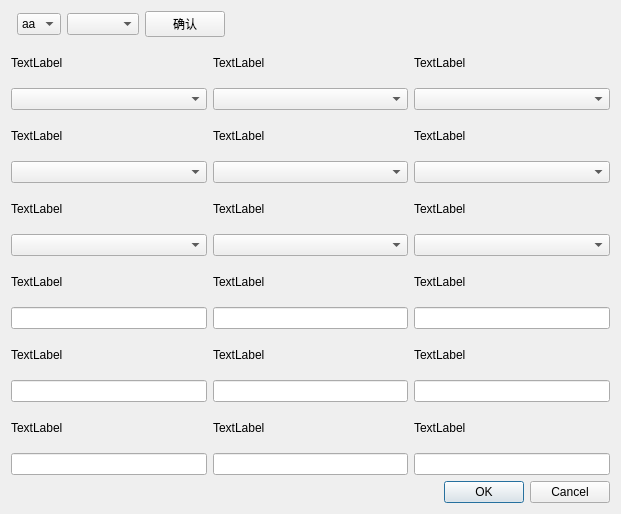
<?xml version="1.0" encoding="UTF-8"?>
<ui version="4.0">
 <class>AboutWindow</class>
 <widget class="QDialog" name="AboutWindow">
  <property name="enabled">
   <bool>true</bool>
  </property>
  <property name="geometry">
   <rect>
    <x>0</x>
    <y>0</y>
    <width>621</width>
    <height>514</height>
   </rect>
  </property>
  <property name="sizePolicy">
   <sizepolicy hsizetype="Preferred" vsizetype="Preferred">
    <horstretch>0</horstretch>
    <verstretch>0</verstretch>
   </sizepolicy>
  </property>
  <property name="minimumSize">
   <size>
    <width>480</width>
    <height>360</height>
   </size>
  </property>
  <property name="windowTitle">
   <string>MainWindow</string>
  </property>
  <layout class="QGridLayout" name="gridLayout_2">
   <item row="1" column="0" colspan="6">
    <layout class="QGridLayout" name="gridLayout">
     <item row="0" column="2">
      <widget class="QLabel" name="label_3">
       <property name="text">
        <string>TextLabel</string>
       </property>
      </widget>
     </item>
     <item row="10" column="1">
      <widget class="QLineEdit" name="lineEdit_5"/>
     </item>
     <item row="4" column="1">
      <widget class="QComboBox" name="comboBox_6"/>
     </item>
     <item row="0" column="0">
      <widget class="QLabel" name="label">
       <property name="text">
        <string>TextLabel</string>
       </property>
      </widget>
     </item>
     <item row="10" column="0">
      <widget class="QLineEdit" name="lineEdit_4"/>
     </item>
     <item row="12" column="0">
      <widget class="QLineEdit" name="lineEdit_7"/>
     </item>
     <item row="6" column="0">
      <widget class="QComboBox" name="comboBox_8"/>
     </item>
     <item row="8" column="0">
      <widget class="QLineEdit" name="lineEdit"/>
     </item>
     <item row="6" column="2">
      <widget class="QComboBox" name="comboBox_10"/>
     </item>
     <item row="12" column="2">
      <widget class="QLineEdit" name="lineEdit_9"/>
     </item>
     <item row="10" column="2">
      <widget class="QLineEdit" name="lineEdit_6"/>
     </item>
     <item row="0" column="1">
      <widget class="QLabel" name="label_2">
       <property name="text">
        <string>TextLabel</string>
       </property>
      </widget>
     </item>
     <item row="4" column="0">
      <widget class="QComboBox" name="comboBox_5"/>
     </item>
     <item row="1" column="1">
      <widget class="QComboBox" name="comboBox_3"/>
     </item>
     <item row="12" column="1">
      <widget class="QLineEdit" name="lineEdit_8"/>
     </item>
     <item row="6" column="1">
      <widget class="QComboBox" name="comboBox_9"/>
     </item>
     <item row="1" column="0">
      <widget class="QComboBox" name="comboBox_2"/>
     </item>
     <item row="8" column="1">
      <widget class="QLineEdit" name="lineEdit_2"/>
     </item>
     <item row="8" column="2">
      <widget class="QLineEdit" name="lineEdit_3"/>
     </item>
     <item row="1" column="2">
      <widget class="QComboBox" name="comboBox_4"/>
     </item>
     <item row="4" column="2">
      <widget class="QComboBox" name="comboBox_7"/>
     </item>
     <item row="2" column="0">
      <widget class="QLabel" name="label_6">
       <property name="text">
        <string>TextLabel</string>
       </property>
      </widget>
     </item>
     <item row="2" column="1">
      <widget class="QLabel" name="label_4">
       <property name="text">
        <string>TextLabel</string>
       </property>
      </widget>
     </item>
     <item row="2" column="2">
      <widget class="QLabel" name="label_5">
       <property name="text">
        <string>TextLabel</string>
       </property>
      </widget>
     </item>
     <item row="5" column="0">
      <widget class="QLabel" name="label_7">
       <property name="text">
        <string>TextLabel</string>
       </property>
      </widget>
     </item>
     <item row="5" column="1">
      <widget class="QLabel" name="label_8">
       <property name="text">
        <string>TextLabel</string>
       </property>
      </widget>
     </item>
     <item row="5" column="2">
      <widget class="QLabel" name="label_9">
       <property name="text">
        <string>TextLabel</string>
       </property>
      </widget>
     </item>
     <item row="7" column="0">
      <widget class="QLabel" name="label_10">
       <property name="text">
        <string>TextLabel</string>
       </property>
      </widget>
     </item>
     <item row="7" column="1">
      <widget class="QLabel" name="label_11">
       <property name="text">
        <string>TextLabel</string>
       </property>
      </widget>
     </item>
     <item row="7" column="2">
      <widget class="QLabel" name="label_12">
       <property name="text">
        <string>TextLabel</string>
       </property>
      </widget>
     </item>
     <item row="9" column="0">
      <widget class="QLabel" name="label_13">
       <property name="text">
        <string>TextLabel</string>
       </property>
      </widget>
     </item>
     <item row="9" column="1">
      <widget class="QLabel" name="label_14">
       <property name="text">
        <string>TextLabel</string>
       </property>
      </widget>
     </item>
     <item row="9" column="2">
      <widget class="QLabel" name="label_15">
       <property name="text">
        <string>TextLabel</string>
       </property>
      </widget>
     </item>
     <item row="11" column="0">
      <widget class="QLabel" name="label_16">
       <property name="text">
        <string>TextLabel</string>
       </property>
      </widget>
     </item>
     <item row="11" column="1">
      <widget class="QLabel" name="label_17">
       <property name="text">
        <string>TextLabel</string>
       </property>
      </widget>
     </item>
     <item row="11" column="2">
      <widget class="QLabel" name="label_18">
       <property name="text">
        <string>TextLabel</string>
       </property>
      </widget>
     </item>
    </layout>
   </item>
   <item row="2" column="5">
    <widget class="QDialogButtonBox" name="buttonBox">
     <property name="standardButtons">
      <set>QDialogButtonBox::Cancel|QDialogButtonBox::Ok</set>
     </property>
    </widget>
   </item>
   <item row="0" column="2">
    <widget class="QComboBox" name="comboBox_11"/>
   </item>
   <item row="0" column="1">
    <widget class="QComboBox" name="comboBox">
     <item>
      <property name="text">
       <string>aa</string>
      </property>
     </item>
     <item>
      <property name="text">
       <string>ab</string>
      </property>
     </item>
    </widget>
   </item>
   <item row="0" column="3">
    <widget class="QPushButton" name="pushButton">
     <property name="text">
      <string>确认</string>
     </property>
    </widget>
   </item>
  </layout>
  <action name="actionopen">
   <property name="text">
    <string>open...</string>
   </property>
  </action>
  <action name="actionAbout">
   <property name="text">
    <string>About</string>
   </property>
  </action>
  <action name="actionSetting">
   <property name="text">
    <string>Setting</string>
   </property>
  </action>
 </widget>
 <layoutdefault spacing="6" margin="11"/>
 <resources/>
 <connections>
  <connection>
   <sender>lineEdit</sender>
   <signal>textChanged(QString)</signal>
   <receiver>AboutWindow</receiver>
   <slot>Text_1(QString)</slot>
   <hints>
    <hint type="sourcelabel">
     <x>132</x>
     <y>327</y>
    </hint>
    <hint type="destinationlabel">
     <x>106</x>
     <y>257</y>
    </hint>
   </hints>
  </connection>
  <connection>
   <sender>lineEdit_2</sender>
   <signal>textChanged(QString)</signal>
   <receiver>AboutWindow</receiver>
   <slot>Text_2(QString)</slot>
   <hints>
    <hint type="sourcelabel">
     <x>408</x>
     <y>327</y>
    </hint>
    <hint type="destinationlabel">
     <x>292</x>
     <y>261</y>
    </hint>
   </hints>
  </connection>
  <connection>
   <sender>lineEdit_3</sender>
   <signal>textChanged(QString)</signal>
   <receiver>AboutWindow</receiver>
   <slot>Text_3(QString)</slot>
   <hints>
    <hint type="sourcelabel">
     <x>610</x>
     <y>327</y>
    </hint>
    <hint type="destinationlabel">
     <x>497</x>
     <y>259</y>
    </hint>
   </hints>
  </connection>
  <connection>
   <sender>lineEdit_4</sender>
   <signal>textChanged(QString)</signal>
   <receiver>AboutWindow</receiver>
   <slot>Text_4(QString)</slot>
   <hints>
    <hint type="sourcelabel">
     <x>91</x>
     <y>400</y>
    </hint>
    <hint type="destinationlabel">
     <x>65</x>
     <y>325</y>
    </hint>
   </hints>
  </connection>
  <connection>
   <sender>lineEdit_5</sender>
   <signal>textChanged(QString)</signal>
   <receiver>AboutWindow</receiver>
   <slot>Text_5(QString)</slot>
   <hints>
    <hint type="sourcelabel">
     <x>408</x>
     <y>400</y>
    </hint>
    <hint type="destinationlabel">
     <x>339</x>
     <y>332</y>
    </hint>
   </hints>
  </connection>
  <connection>
   <sender>lineEdit_6</sender>
   <signal>textChanged(QString)</signal>
   <receiver>AboutWindow</receiver>
   <slot>Text_6(QString)</slot>
   <hints>
    <hint type="sourcelabel">
     <x>610</x>
     <y>400</y>
    </hint>
    <hint type="destinationlabel">
     <x>517</x>
     <y>331</y>
    </hint>
   </hints>
  </connection>
  <connection>
   <sender>lineEdit_7</sender>
   <signal>textChanged(QString)</signal>
   <receiver>AboutWindow</receiver>
   <slot>Text_7(QString)</slot>
   <hints>
    <hint type="sourcelabel">
     <x>148</x>
     <y>474</y>
    </hint>
    <hint type="destinationlabel">
     <x>130</x>
     <y>400</y>
    </hint>
   </hints>
  </connection>
  <connection>
   <sender>lineEdit_8</sender>
   <signal>textChanged(QString)</signal>
   <receiver>AboutWindow</receiver>
   <slot>Text_8(QString)</slot>
   <hints>
    <hint type="sourcelabel">
     <x>408</x>
     <y>474</y>
    </hint>
    <hint type="destinationlabel">
     <x>318</x>
     <y>396</y>
    </hint>
   </hints>
  </connection>
  <connection>
   <sender>lineEdit_9</sender>
   <signal>textChanged(QString)</signal>
   <receiver>AboutWindow</receiver>
   <slot>Text_9(QString)</slot>
   <hints>
    <hint type="sourcelabel">
     <x>610</x>
     <y>474</y>
    </hint>
    <hint type="destinationlabel">
     <x>550</x>
     <y>395</y>
    </hint>
   </hints>
  </connection>
  <connection>
   <sender>comboBox_8</sender>
   <signal>currentTextChanged(QString)</signal>
   <receiver>AboutWindow</receiver>
   <slot>combo_1(QString)</slot>
   <hints>
    <hint type="sourcelabel">
     <x>132</x>
     <y>253</y>
    </hint>
    <hint type="destinationlabel">
     <x>90</x>
     <y>61</y>
    </hint>
   </hints>
  </connection>
  <connection>
   <sender>comboBox_9</sender>
   <signal>currentTextChanged(QString)</signal>
   <receiver>AboutWindow</receiver>
   <slot>combo_2(QString)</slot>
   <hints>
    <hint type="sourcelabel">
     <x>408</x>
     <y>253</y>
    </hint>
    <hint type="destinationlabel">
     <x>305</x>
     <y>60</y>
    </hint>
   </hints>
  </connection>
  <connection>
   <sender>comboBox_10</sender>
   <signal>currentTextChanged(QString)</signal>
   <receiver>AboutWindow</receiver>
   <slot>combo_3(QString)</slot>
   <hints>
    <hint type="sourcelabel">
     <x>610</x>
     <y>253</y>
    </hint>
    <hint type="destinationlabel">
     <x>493</x>
     <y>61</y>
    </hint>
   </hints>
  </connection>
  <connection>
   <sender>comboBox_5</sender>
   <signal>currentTextChanged(QString)</signal>
   <receiver>AboutWindow</receiver>
   <slot>combo_4(QString)</slot>
   <hints>
    <hint type="sourcelabel">
     <x>102</x>
     <y>179</y>
    </hint>
    <hint type="destinationlabel">
     <x>71</x>
     <y>125</y>
    </hint>
   </hints>
  </connection>
  <connection>
   <sender>comboBox_6</sender>
   <signal>currentTextChanged(QString)</signal>
   <receiver>AboutWindow</receiver>
   <slot>combo_5(QString)</slot>
   <hints>
    <hint type="sourcelabel">
     <x>408</x>
     <y>179</y>
    </hint>
    <hint type="destinationlabel">
     <x>278</x>
     <y>127</y>
    </hint>
   </hints>
  </connection>
  <connection>
   <sender>comboBox_7</sender>
   <signal>currentTextChanged(QString)</signal>
   <receiver>AboutWindow</receiver>
   <slot>combo_6(QString)</slot>
   <hints>
    <hint type="sourcelabel">
     <x>610</x>
     <y>179</y>
    </hint>
    <hint type="destinationlabel">
     <x>473</x>
     <y>127</y>
    </hint>
   </hints>
  </connection>
  <connection>
   <sender>comboBox_2</sender>
   <signal>currentTextChanged(QString)</signal>
   <receiver>AboutWindow</receiver>
   <slot>combo_7(QString)</slot>
   <hints>
    <hint type="sourcelabel">
     <x>191</x>
     <y>106</y>
    </hint>
    <hint type="destinationlabel">
     <x>141</x>
     <y>194</y>
    </hint>
   </hints>
  </connection>
  <connection>
   <sender>comboBox_3</sender>
   <signal>currentTextChanged(QString)</signal>
   <receiver>AboutWindow</receiver>
   <slot>combo_8(QString)</slot>
   <hints>
    <hint type="sourcelabel">
     <x>408</x>
     <y>106</y>
    </hint>
    <hint type="destinationlabel">
     <x>366</x>
     <y>185</y>
    </hint>
   </hints>
  </connection>
  <connection>
   <sender>comboBox_4</sender>
   <signal>currentTextChanged(QString)</signal>
   <receiver>AboutWindow</receiver>
   <slot>combo_9(QString)</slot>
   <hints>
    <hint type="sourcelabel">
     <x>610</x>
     <y>106</y>
    </hint>
    <hint type="destinationlabel">
     <x>546</x>
     <y>191</y>
    </hint>
   </hints>
  </connection>
  <connection>
   <sender>buttonBox</sender>
   <signal>accepted()</signal>
   <receiver>AboutWindow</receiver>
   <slot>ok()</slot>
   <hints>
    <hint type="sourcelabel">
     <x>476</x>
     <y>486</y>
    </hint>
    <hint type="destinationlabel">
     <x>461</x>
     <y>457</y>
    </hint>
   </hints>
  </connection>
  <connection>
   <sender>comboBox</sender>
   <signal>currentTextChanged(QString)</signal>
   <receiver>AboutWindow</receiver>
   <slot>father(QString)</slot>
   <hints>
    <hint type="sourcelabel">
     <x>53</x>
     <y>29</y>
    </hint>
    <hint type="destinationlabel">
     <x>105</x>
     <y>19</y>
    </hint>
   </hints>
  </connection>
  <connection>
   <sender>pushButton</sender>
   <signal>clicked()</signal>
   <receiver>AboutWindow</receiver>
   <slot>edit_set_ok()</slot>
   <hints>
    <hint type="sourcelabel">
     <x>209</x>
     <y>31</y>
    </hint>
    <hint type="destinationlabel">
     <x>250</x>
     <y>16</y>
    </hint>
   </hints>
  </connection>
  <connection>
   <sender>comboBox_11</sender>
   <signal>currentTextChanged(QString)</signal>
   <receiver>AboutWindow</receiver>
   <slot>edit_set(QString)</slot>
   <hints>
    <hint type="sourcelabel">
     <x>94</x>
     <y>23</y>
    </hint>
    <hint type="destinationlabel">
     <x>87</x>
     <y>33</y>
    </hint>
   </hints>
  </connection>
 </connections>
 <slots>
  <slot>Text_1(QString)</slot>
  <slot>Text_2(QString)</slot>
  <slot>Text_3(QString)</slot>
  <slot>Text_4(QString)</slot>
  <slot>Text_5(QString)</slot>
  <slot>Text_6(QString)</slot>
  <slot>Text_7(QString)</slot>
  <slot>Text_8(QString)</slot>
  <slot>Text_9(QString)</slot>
  <slot>combo_1(QString)</slot>
  <slot>combo_2(QString)</slot>
  <slot>combo_3(QString)</slot>
  <slot>combo_4(QString)</slot>
  <slot>combo_5(QString)</slot>
  <slot>combo_6(QString)</slot>
  <slot>combo_7(QString)</slot>
  <slot>combo_8(QString)</slot>
  <slot>combo_9(QString)</slot>
  <slot>father(QString)</slot>
  <slot>ok()</slot>
  <slot>edit_set_ok()</slot>
  <slot>edit_set(QString)</slot>
 </slots>
</ui>
